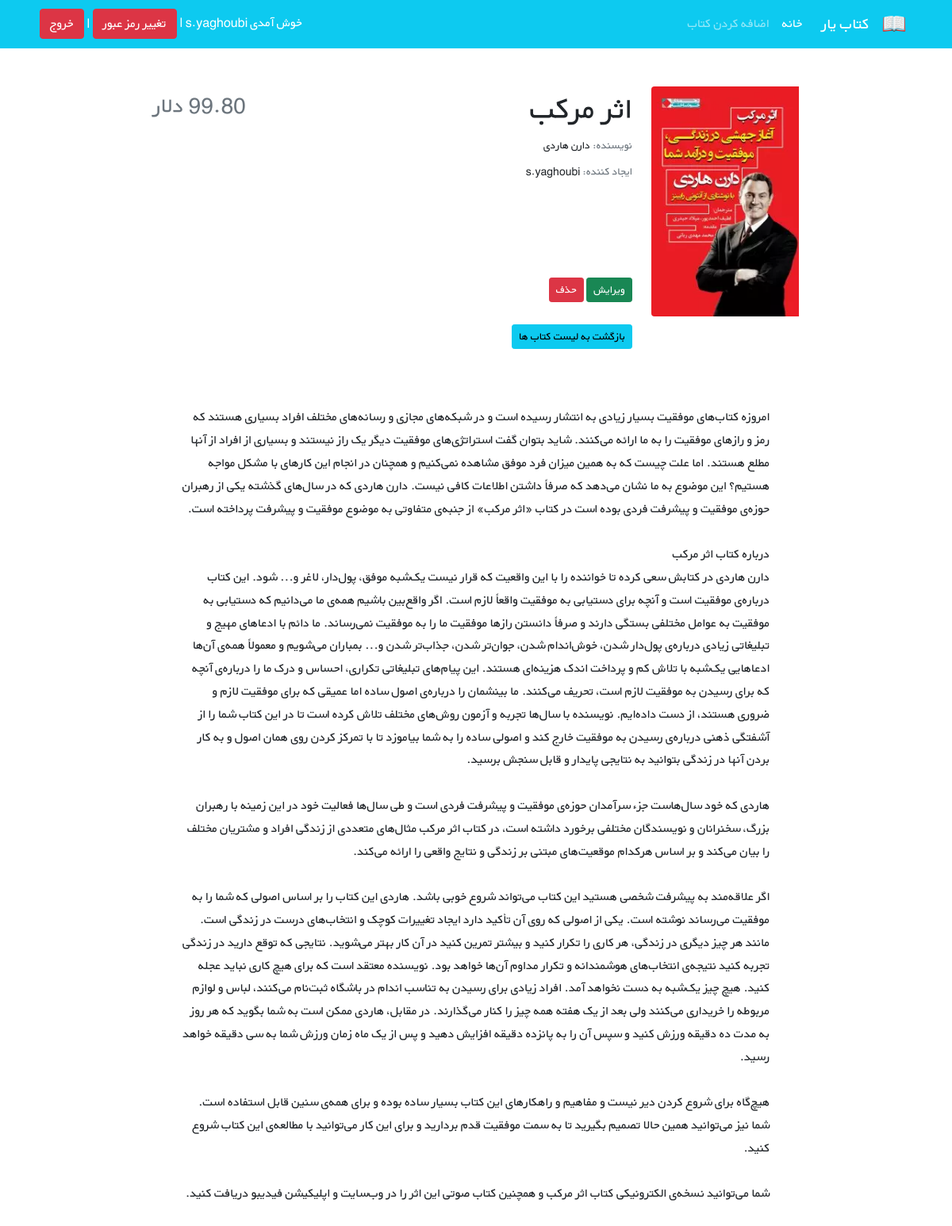
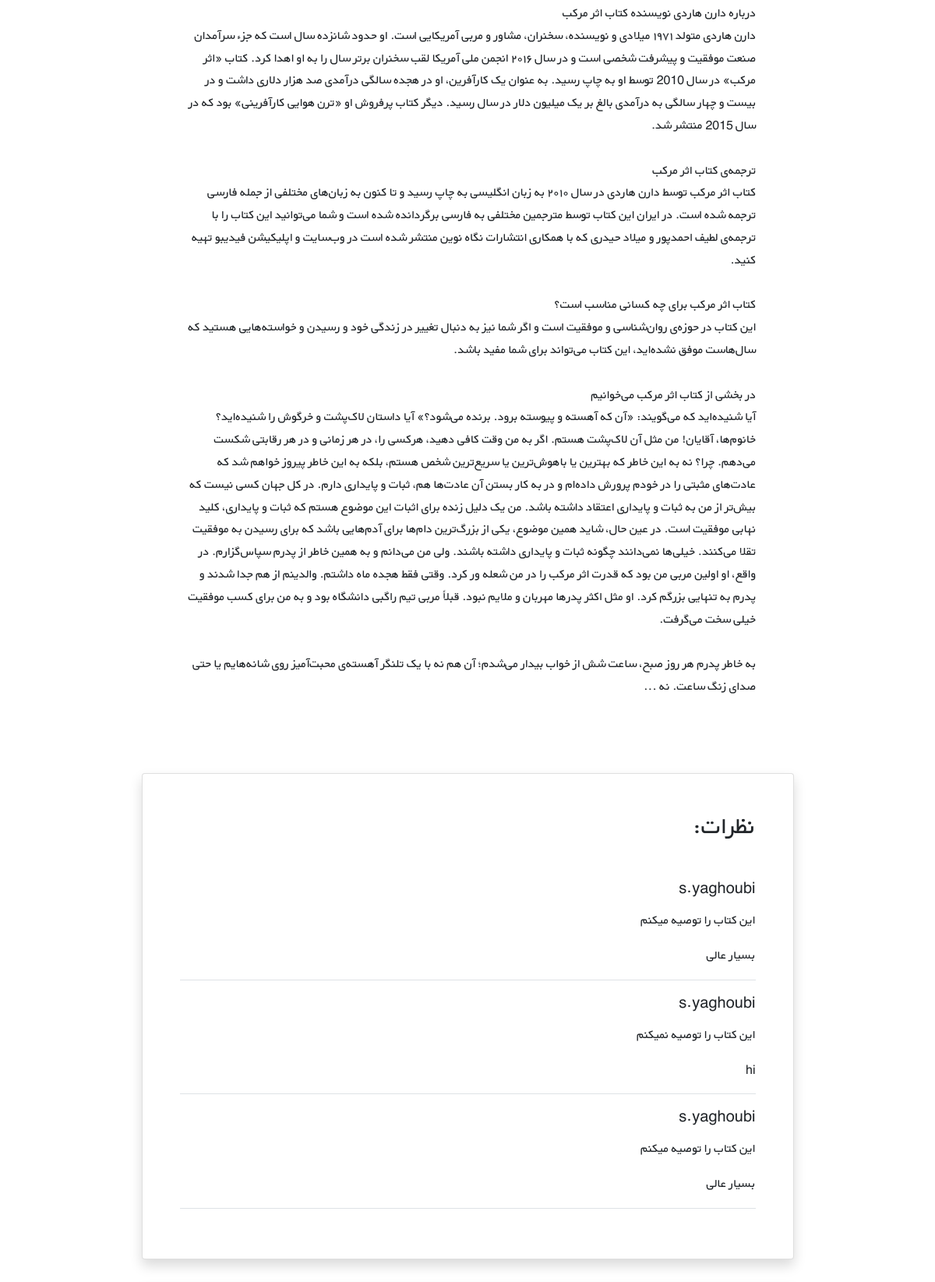
The page /books/2/ (signed in, upper part) on the database its author committed (2 pictures, top to bottom).
### books/models.py (models this page shows, shortened)
class Book (models.Model):
    user = models.ForeignKey(get_user_model(), on_delete=models.CASCADE, )
    title = models.CharField(max_length=200)
    description = models.TextField()
    author = models.CharField(max_length=200)
    price = models.DecimalField(max_digits=5, decimal_places=2, )
    date_time_create = models.DateTimeField(auto_now_add=True)
    date_time_modify = models.DateTimeField(auto_now=True)
    cover = models.ImageField(upload_to='covers/', blank=True)

class Comment (models.Model):
    user = models.ForeignKey(get_user_model(), on_delete=models.CASCADE, )
    book = models.ForeignKey(Book, on_delete=models.CASCADE, related_name='comments', )
    text = models.TextField()
    is_active = models.BooleanField(default=True)
    recommend = models.BooleanField(default=True)
    date_time_create = models.DateTimeField(auto_now_add=True)

### accounts/models.py (models this page shows)
class CustomUser(AbstractUser):
    age = models.PositiveIntegerField(null=True, blank=True, )

### books/views.py (the view)
# urls.py: path('<int:pk>/', views.book_detail_view, name='book_detail', ),
@login_required
def book_detail_view(request, pk):
    book = get_object_or_404(Book, pk=pk)
    book_comments = book.comments.all()
    if request.method == "POST":
        comment_form = CommentForm(request.POST)
        if comment_form.is_valid():
            new_comment = comment_form.save(commit=False)
            new_comment.book = book
            new_comment.user = request.user
            new_comment.save()
            comment_form = CommentForm()
    else:
        comment_form = CommentForm()
    return render(request, 'book/book_detail.html', {
        'book': book,
        'comments': book_comments,
        'comment_form': comment_form,
    })

### books/templates/book/book_detail.html (shortened to what this page needs)
{% extends '_base.html' %}
{% load crispy_forms_tags %}
{% block content %}
    <div class="container mt-5" dir="rtl">
        <div class="">
            <div class="">
                <div class="d-flex justify-content-center">
                    <div class="row w-sm-75 w-100">
                        <div class="col-xs-12 col-md-3 d-flex justify-content-center">
                            <div>
                                {% if book.cover %}
                                    <img src="{{ book.cover.url }}"
                                         class="img-fluid rounded-start" alt="...">
                                {% endif %}
                            </div>
                        </div>
                        <div class="col-xs-12 col-md-6 text-center text-md-end mt-md-1 mt-4">
                            <h1>{{ book.title|capfirst }}</h1>
                            <h5 class="small my-1"><span class="text-muted">نویسنده: </span>{{ book.author }}</h5>
                            <h5 class="small my-1"><span class="text-muted">ایجاد کننده: </span>{{ book.user }}</h5>
                            <br>
                            <br><br><br>
                            {% if book.user == user %}
                                <a href="{% url 'book_update' book.id %} " class="btn btn-sm btn-success">ویرایش</a>
                                <a href="{% url 'book_delete' book.id %} " class="btn btn-sm btn-danger">حذف</a> <br><br>
                            {% endif %}
                            <a href="{% url 'book_list' %} " class="btn btn-sm btn-info">بازگشت به لیست کتاب ها</a>
                        </div>
                        <div class="col-xs-12 col-md-3 d-flex flex-column">
                            <h3 class="align-self-center pt-2 text-muted align-self-md-end">
                                {{ book.price }} دلار
                            </h3>
                        </div>
                    </div>
                </div>
                <div class="d-flex justify-content-center">
                    <div class="my-3 p-5 w-sm-75 w-100">
                        <p class="mt-2">{{ book.description |linebreaksbr }}</p>
                    </div>
                </div>
                <div class="d-flex justify-content-center">
                    <div class="card shadow my-3 p-5 w-sm-75 w-100">
                        <h2 class="mb-5">نظرات:</h2>
                        {% for comment in comments %}
                            {% if comment.is_active %}
                                <div class="border-bottom mb-3">
                                    <h5 class="mb-3">{{ comment.user.username }}</h5>
                                    {% if comment.recommend %}
                                        <p>این کتاب را توصیه میکنم</p>
                                    {% else %}
                                        <p>این کتاب را توصیه نمیکنم</p>
                                    {% endif %}
                                    <p>{{ comment.text }}</p>
                                </div>
                            {% endif %}
                        {% endfor %}
                    </div>
                </div>
                <div class="d-flex justify-content-center">
                </div>
            </div>
        </div>
{% endblock %}

### static/css/style.css (style rules this page uses)
* { font-family: 'BYekan', sans-serif; line-height: 1.8rem; }
@media (min-width: 576px) { .w-sm-75 { width: 75%!important; } }

### rows shown on the page
Book: cover (picture), title "اثر مرکب", author "دارن هاردی", user "s.yaghoubi", description "امروزه کتاب‌های موفقیت بسیار زیادی به انتشار رسیده است و در شبکه‌های مجازی و رسانه‌های مختلف افراد بسیاری هستند که رمز و رازهای موفقیت را به ما ارائه می‌کنند. شاید بتوان گفت استراتژی‌های موفقیت دیگر یک راز نیستند و بسیاری از افراد از آنها مطلع هستند. اما علت چیست که به همین میزان فرد موفق مشاهده نمی‌کنیم و همچنان در انجام این کارهای با مشکل مواجه هستیم؟ این موضوع به ما نشان می‌دهد که صرفاً داشتن اطلاعات کافی نیست. دارن هاردی که در سال‌های گذشته یکی از رهبران حوزه‌ی موفقیت و پیشرفت فردی بوده است در کتاب «اثر مرکب» از جنبه‌ی متفاوتی به موضوع موفقیت و پیشرفت پرداخته است. درباره کتاب اثر مرکب دارن هاردی در کتابش سعی کرده تا خواننده را با این واقعیت که قرار نیست یک‌شبه موفق، پول‌دار، لاغر و...…"
Comment: user.username "s.yaghoubi", recommend "این کتاب را توصیه میکنم", text "بسیار عالی"
Comment: user.username "s.yaghoubi", recommend "این کتاب را توصیه نمیکنم", text "hi"
Comment: user.username "s.yaghoubi", recommend "این کتاب را توصیه میکنم", text "بسیار عالی"
